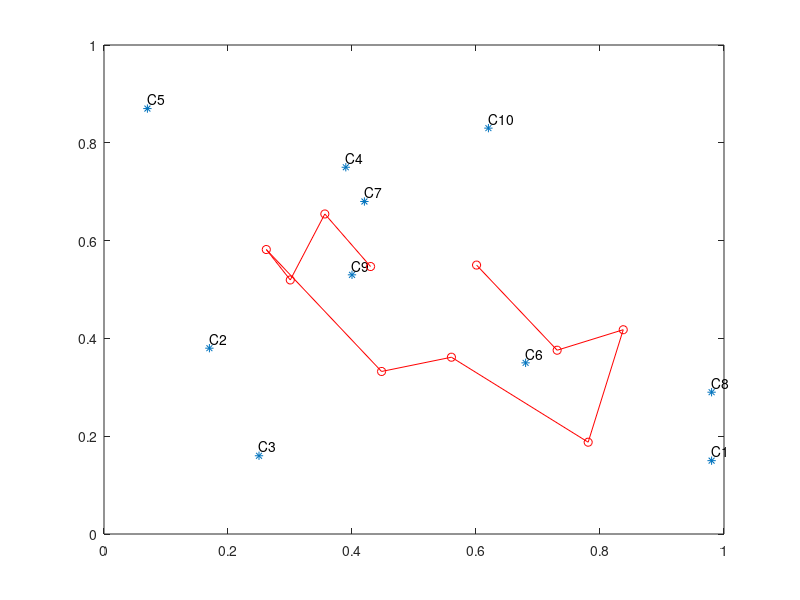
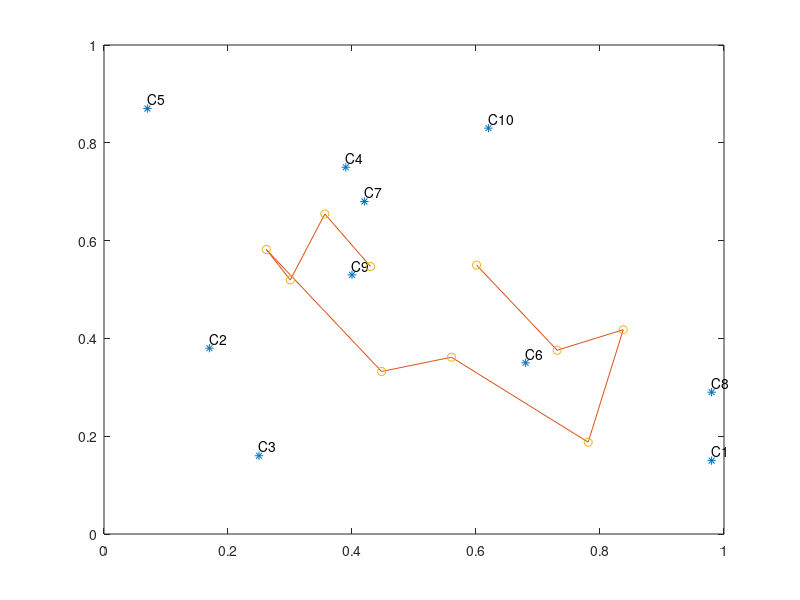

MATLAB code for these plots, in order:
%TSP using SOM
x=[0.98 0.15;0.17 0.38;0.25 0.16;0.39 0.75;0.07 0.87;0.68 0.35;0.42 0.68;0.98 0.29;0.40 0.53;0.62 0.83];
plot(x(:,1),x(:,2),'*')
axis([0 1 0 1])
hold
text(x(1,1),x(1,2)+0.02,'C1')
text(x(2,1),x(2,2)+0.02,'C2')
text(x(3,1),x(3,2)+0.02,'C3')
text(x(4,1),x(4,2)+0.02,'C4')
text(x(5,1),x(5,2)+0.02,'C5')
text(x(6,1),x(6,2)+0.02,'C6')
text(x(7,1),x(7,2)+0.02,'C7')
text(x(8,1),x(8,2)+0.02,'C8')
text(x(9,1),x(9,2)+0.02,'C9')
text(x(10,1),x(10,2)+0.02,'C10')

%neighborhood (+-2)
w=rand(10,2);
alpha=0.1;
k=0;
diff=10;
while diff>0.1
    oldw=w; k=k+1;
    
    order=randperm(10);
      
    for i=1:10
        d=ones(10,1)*x(order(i),:)-w;
        d=(d(:,1).^2+d(:,2).^2).^0.5;
        [m1 m2]=min(d);
        if m2==1;
            w(1,:)=w(1,:)+alpha*(x(order(i),:)-w(1,:));
            w(2,:)=w(2,:)+alpha*(x(order(i),:)-w(2,:));
            w(3,:)=w(3,:)+alpha*(x(order(i),:)-w(3,:));
            w(10,:)=w(10,:)+alpha*(x(order(i),:)-w(10,:));
            w(9,:)=w(9,:)+alpha*(x(order(i),:)-w(9,:));
        elseif m2==2;
            w(1,:)=w(1,:)+alpha*(x(order(i),:)-w(1,:));
            w(2,:)=w(2,:)+alpha*(x(order(i),:)-w(2,:));
            w(3,:)=w(3,:)+alpha*(x(order(i),:)-w(3,:));
            w(4,:)=w(4,:)+alpha*(x(order(i),:)-w(4,:));
            w(10,:)=w(10,:)+alpha*(x(order(i),:)-w(10,:));
        elseif m2==9;
            w(7,:)=w(7,:)+alpha*(x(order(i),:)-w(7,:));
            w(8,:)=w(8,:)+alpha*(x(order(i),:)-w(8,:));
            w(9,:)=w(9,:)+alpha*(x(order(i),:)-w(9,:));
            w(10,:)=w(10,:)+alpha*(x(order(i),:)-w(10,:));
            w(1,:)=w(1,:)+alpha*(x(order(i),:)-w(1,:));
        elseif m2==10;
            w(8,:)=w(8,:)+alpha*(x(order(i),:)-w(8,:));
            w(9,:)=w(9,:)+alpha*(x(order(i),:)-w(9,:));
            w(10,:)=w(10,:)+alpha*(x(order(i),:)-w(10,:));
            w(1,:)=w(1,:)+alpha*(x(order(i),:)-w(1,:));
            w(2,:)=w(2,:)+alpha*(x(order(i),:)-w(2,:));
        else
            for d1=m2-2:m2+2
                w(d1,:)=w(d1,:)+alpha*(x(order(i),:)-w(d1,:));
            end
        end
    end
diff1(k)=norm(oldw-w);
diff=norm(oldw-w);
end
plot(w(:,1),w(:,2),'r')
plot(w(:,1),w(:,2),'ro')



figure;
plot(x(:,1),x(:,2),'*')
axis([0 1 0 1])
hold
text(x(1,1),x(1,2)+0.02,'C1')
text(x(2,1),x(2,2)+0.02,'C2')
text(x(3,1),x(3,2)+0.02,'C3')
text(x(4,1),x(4,2)+0.02,'C4')
text(x(5,1),x(5,2)+0.02,'C5')
text(x(6,1),x(6,2)+0.02,'C6')
text(x(7,1),x(7,2)+0.02,'C7')
text(x(8,1),x(8,2)+0.02,'C8')
text(x(9,1),x(9,2)+0.02,'C9')
text(x(10,1),x(10,2)+0.02,'C10')
plot(w(:,1),w(:,2))
plot(w(:,1),w(:,2),'o')

